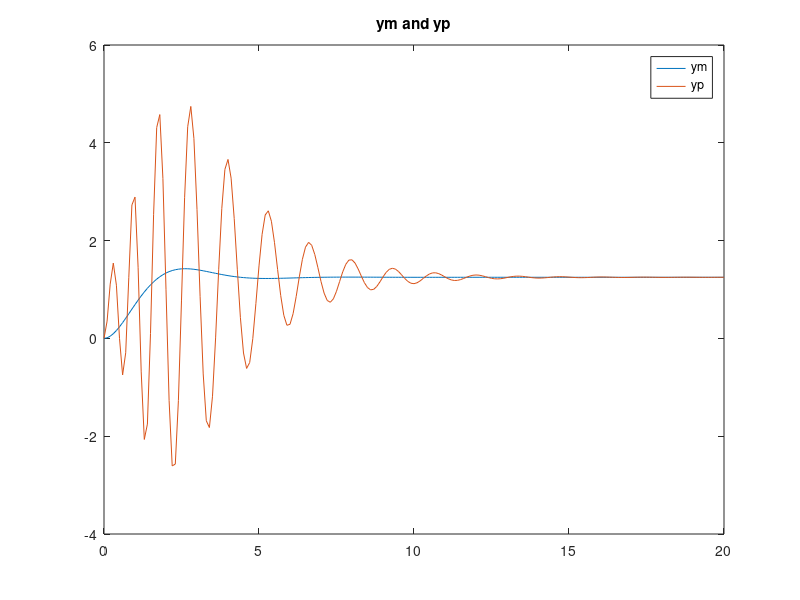
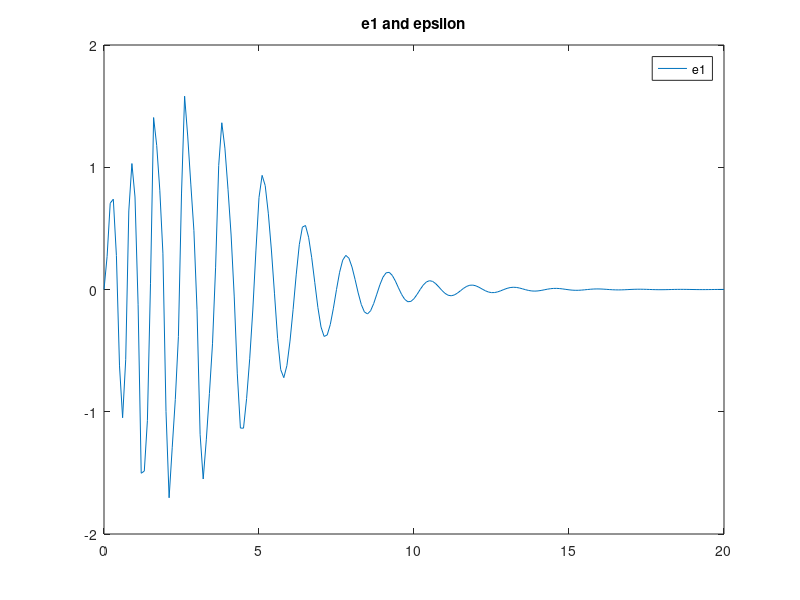
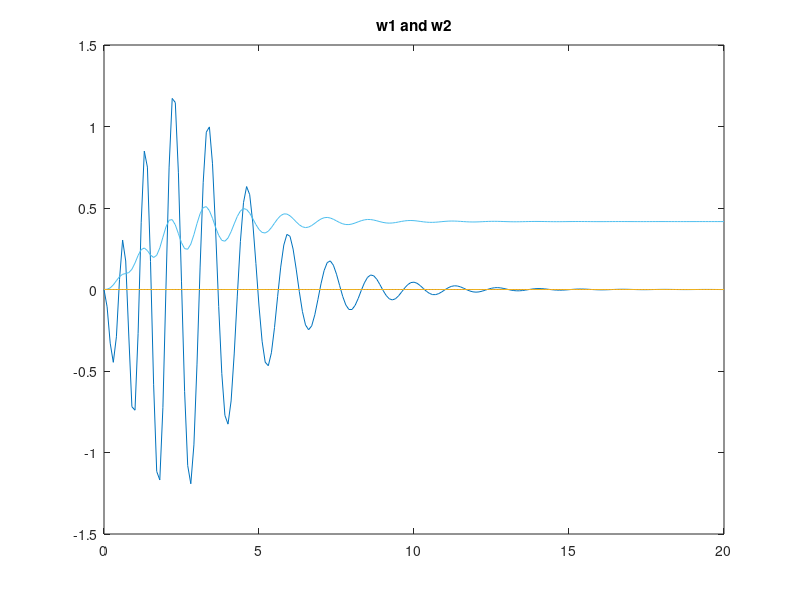
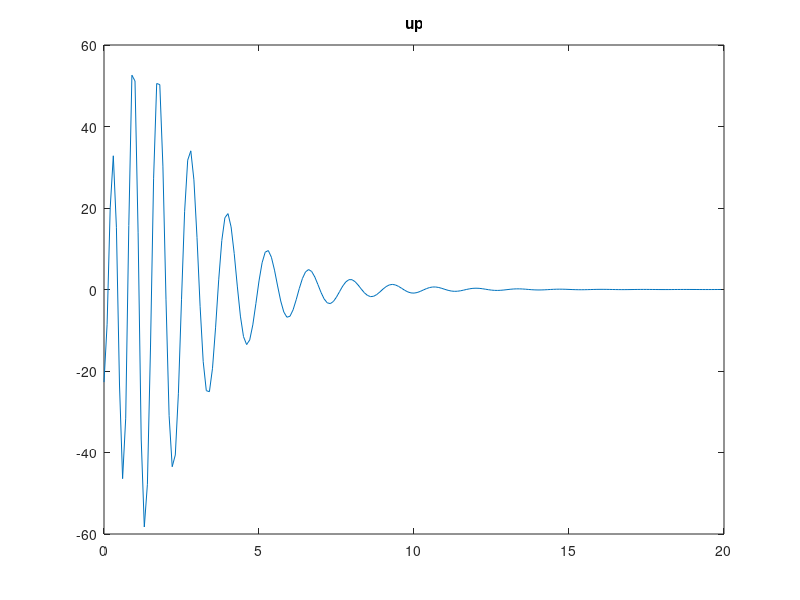

The MATLAB script that drew these images, in order:
function figures()
%% Figures() 
%This function loads the whole workspace of the main script that calls it and plots all loop signals 
%and variables to make sure they're bounded.
%%
load workspace.mat
figure(1)
plot(t_space,ym);
hold on
plot(t_space,yp);
legend('ym','yp');
title('ym and yp');

figure(2);
plot(t_space,epsilon);
title('e1 and epsilon');
legend('e1','epsilon');
hold off

figure(3);
plot(t_space,w1);
hold on
plot(t_space,w2);
title('w1 and w2');
hold off

figure(4);
plot(t_space(1:end-1),up);
title('up');


figure(5);
plot(t_space,theta(:,1:4));
title('Theta Vector');
legend('theta1','theta2','theta3','theta4');


figure(6)
plot(t_space,ms_squared)
title('ms^2')

figure(7)
plot(t_space,theta_p(:,1))
title('kp')

figure(8)
plot(t_space,theta_p(:,2))
title('a_1')


end
